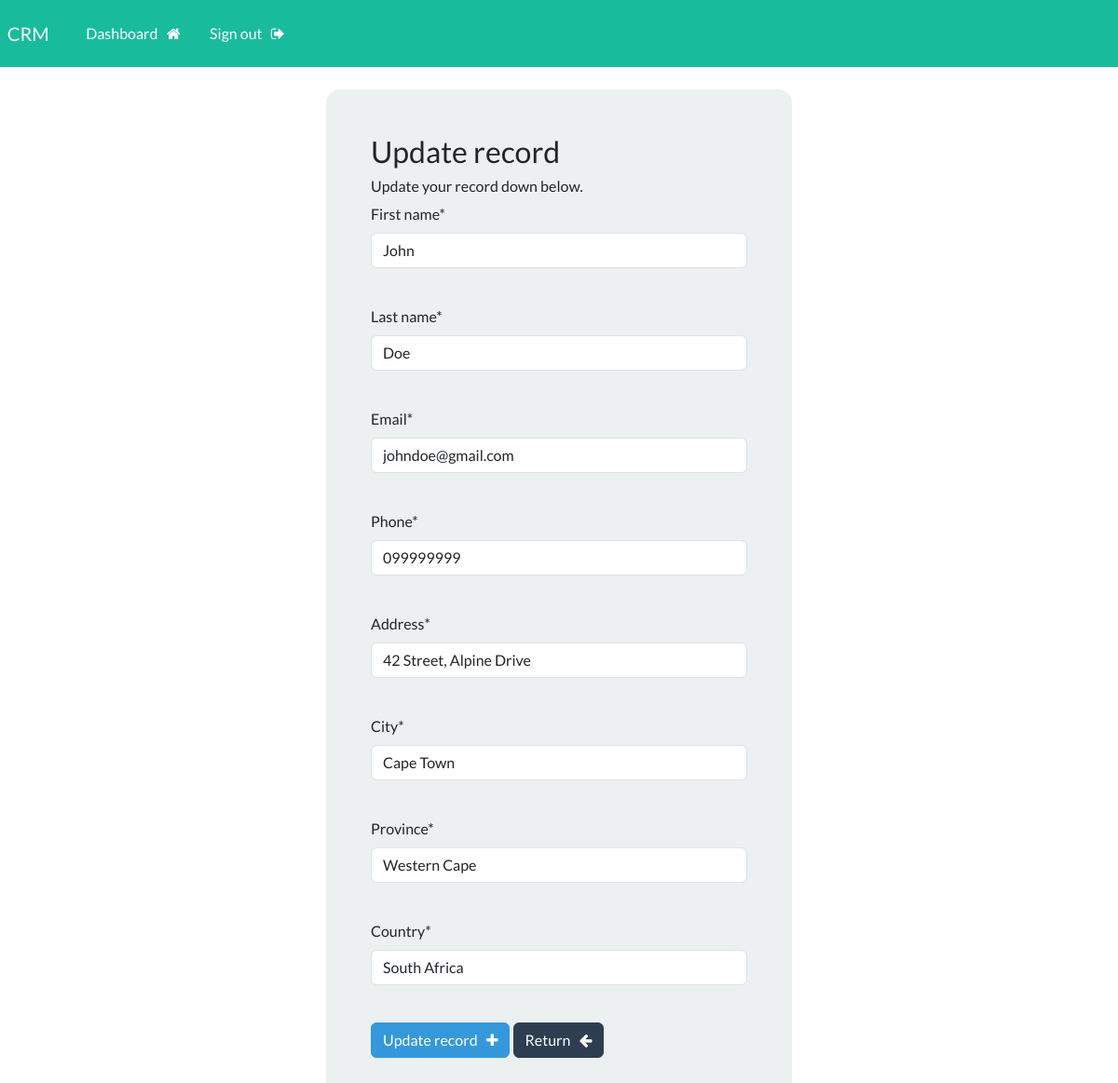
/update-record/1 (signed in), run on an earlier commit of the app's database.
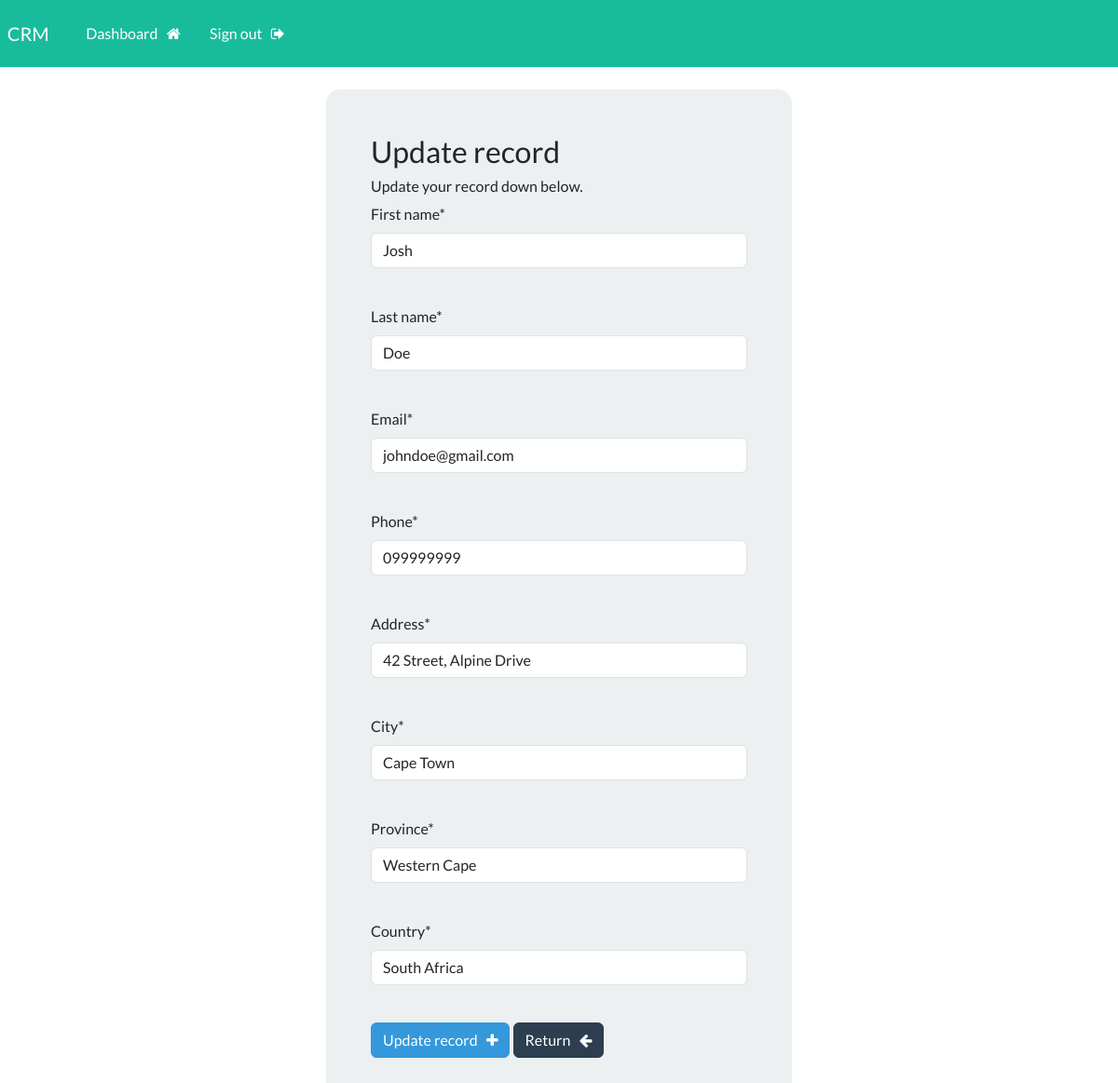
And on a later commit of the database.
### webapp/models.py (models this page shows, shortened)
class Record(models.Model):
    creation_date = models.DateTimeField(auto_now_add=True)
    first_name = models.CharField(max_length=100)
    last_name = models.CharField(max_length=100)
    email = models.CharField(max_length=255)
    phone = models.CharField(max_length=20)
    address = models.CharField(max_length=300)
    city = models.CharField(max_length=255)
    province = models.CharField(max_length=200)
    country = models.CharField(max_length=125)

### webapp/views.py (the view)
# urls.py: path('update-record/<int:pk>', views.update_record, name="update-record"),
@login_required(login_url='my-login')
def update_record(request, pk):
    record = Record.objects.get(id=pk)
    form = UpdateRecordForm(instance=record)
    if request.method == "POST":
        form = UpdateRecordForm(request.POST, instance=record)
        if form.is_valid():
            form.save()
            return redirect('dashboard')
    context = {'form4': form}
    return render(request, 'webapp/update-record.html', context=context)

### webapp/forms.py
class UpdateRecordForm(forms.ModelForm):
    class Meta:
        model = Record
        fields= ['first_name', 'last_name', 'email', 'phone', 'address', 'city', 'province', 'country']

### webapp/templates/webapp/update-record.html (shortened to what this page needs)
{% extends 'webapp/base.html' %}
{% load crispy_forms_tags %}
{% block content %}
    <div class="container bg-light shadow-md p-5 form-layout">
        <h3>Update record</h3>
        <h6>Update your record down below. </h6>
        <form method="post" autocomplete="off">
            {{form4.first_name|as_crispy_field}}
            <br>
            {{form4.last_name|as_crispy_field}}
            <br>
            {{form4.email|as_crispy_field}}
            <br>
            {{form4.phone|as_crispy_field}}
            <br>
            {{form4.address|as_crispy_field}}
            <br>
            {{form4.city|as_crispy_field}}
            <br>
            {{form4.province|as_crispy_field}}
            <br>
            {{form4.country|as_crispy_field}}
            <br>
            <button type="submit" class="btn btn-info">Update record &nbsp; <i class="fa fa-plus" aria-hidden="true"></i></button>
            <a href="{% url 'dashboard' %}" class="btn btn-primary">Return &nbsp; <i class="fa fa-arrow-left" aria-hidden="true"></i>
            </a>
        </form>
    </div>
    <br>
{% endblock %}

What changed in the data, as far as the page shows it:
changed Record "Doe": first_name "John" → "Josh"
